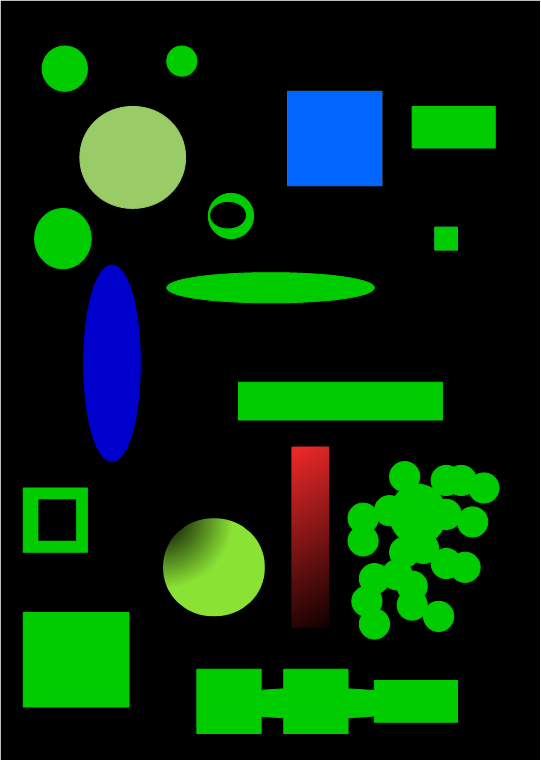
#> input picture detect_blob.png, 541 x 760 px
$ jupyter execute Object-Detection-OpenCV.ipynb
#> lines starting #> are read from the running program, lines starting #| are printed output that depends on the picture; after the words box and inside, x2 and y2 are one past the last pixel; in counts of white or black regions, pixels touching at a corner belong together; long printed decimals are rounded
# Segmentation and Binary Images

[cell 1]
import cv2
import numpy as np
import random

[cell 2]
bw = cv2.imread('detect_blob.png', 0) #load a b/w image
#> bw: shape (760, 541); min 0, max 255, mean 38.9
height, width = bw.shape[0:2]
#> height = 760; width = 541
cv2.imshow("Original BW", bw)

binary = np.zeros([height, width,1], 'uint8')

#setting a threshold

thresh = 85

for row in range(0,height):
    for col in range(0, width):
        if bw[row][col] >thresh:
            binary[row][col]=255
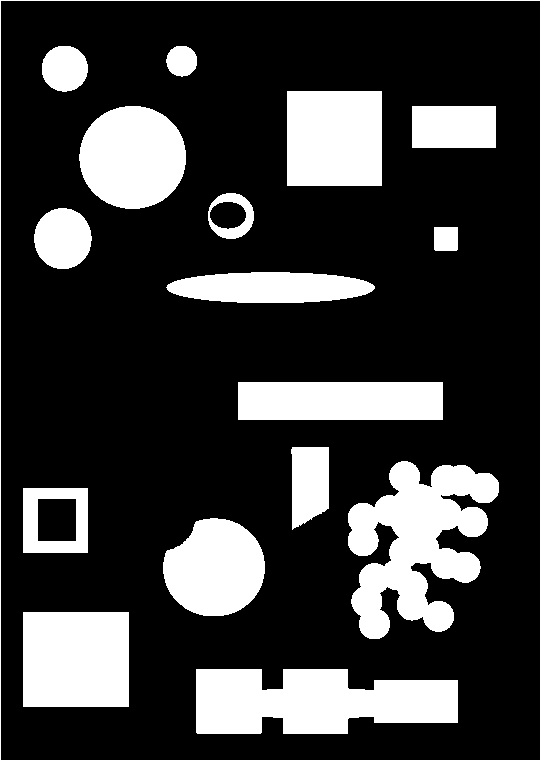
#> binary: shape (760, 541, 1); 23% white; 17 white regions, largest, box (x1, y1, x2, y2) and area: (348, 461, 499, 639) 14998, (196, 669, 458, 734) 13450, (23, 612, 129, 707) 10070

cv2.imshow("Slow Binary", binary)

ret, thresh = cv2.threshold(bw, thresh, 255, cv2.THRESH_BINARY)
#> ret = 85
cv2.imshow("CV Thershold", thresh)


cv2.waitKey(0)
cv2.destroyAllWindows()

# Adaptive Thesholding

[cell 3]
import cv2
import numpy as np

img = cv2.imread('sudoku.png',0)
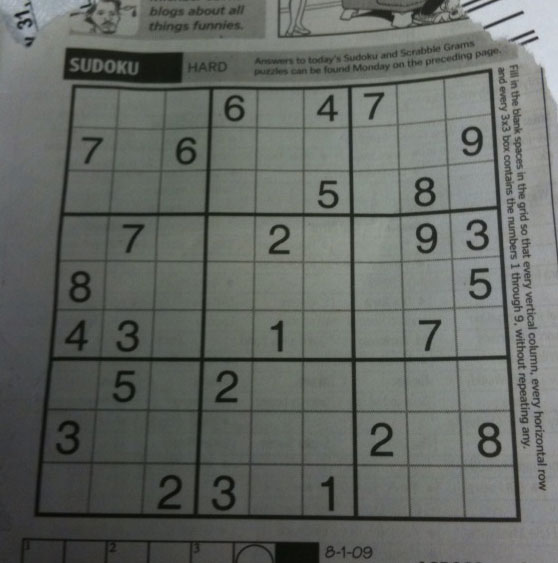
#> input picture sudoku.png, 558 x 563 px
#> img: shape (563, 558); min 7, max 218, mean 101.8


cv2.imshow("Original", img)

ret, thresh_basic = cv2.threshold(img, 70, 255,cv2.THRESH_BINARY)
#> thresh_basic: shape (563, 558); 81.3% white; 454 black regions (387 under 20 px), largest, box (x1, y1, x2, y2) and area: (0, 69, 521, 563) 44389, (63, 48, 184, 84) 3115, (111, 370, 137, 404) 517
cv2.imshow("Basic Binary", thresh_basic)

thresh_adapt = cv2.adaptiveThreshold(img, 255, cv2.ADAPTIVE_THRESH_GAUSSIAN_C, cv2.THRESH_BINARY, 115, 1)
#> thresh_adapt: shape (563, 558); 74.7% white; 605 black regions (499 under 20 px), largest, box (x1, y1, x2, y2) and area: (32, 68, 522, 524) 36255, (188, 10, 558, 276) 9397, (62, 47, 184, 83) 3206
cv2.imshow("Adaptive Threshold", thresh_adapt)


cv2.waitKey(0)
cv2.destroyAllWindows()

# Skin Detection

[cell 4]
abc = np.array([[[2,5,6], [7,8,9]], [[9,7,0], [100,500,789]]])
xyz = np.array([2,5,6])

# print(abc.shape)
# print(abc[0][0], abc[1][0], abc[2][0])
# print(type(abc[:,0]))
print(abc[:,:,0])

[cell 5]
img = cv2.imread("faces.jpeg", 1)
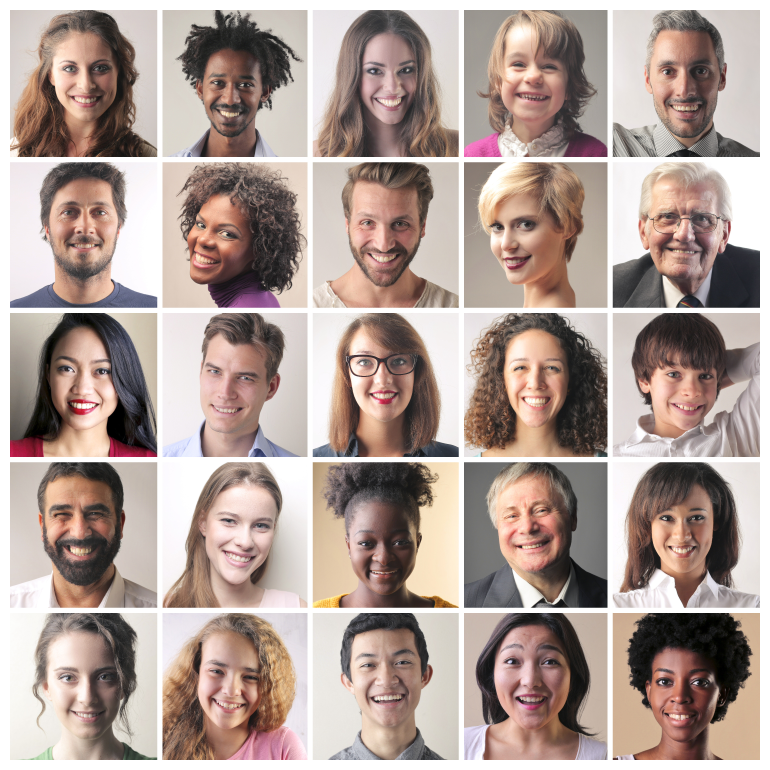
#> input picture faces.jpeg, 3080 x 3080 px (shown at 1/4 size)
#> img is the input picture: shape (3080, 3080, 3); mean B, G, R 150.4, 157.5, 175.1
hsv = cv2.cvtColor(img, cv2.COLOR_BGR2HSV)
#> hsv: shape (3080, 3080, 3); mean H, S, V 31.4, 43.7, 175.6

# print(type(hsv), hsv.shape)
h = hsv[:,:,0]
s = hsv[:,:,1]
v = hsv[:,:,2]

hsv_split = np.concatenate((h,s,v), axis=1)
cv2.imshow("Split HSV", hsv_split)

ret, min_sat = cv2.threshold(s,40, 255, cv2.THRESH_BINARY)
#> min_sat: shape (3080, 3080); 44.9% white; 11686 white regions (11020 under 20 px), largest, box (x1, y1, x2, y2) and area: (2451, 2452, 3040, 3040) 278465, (1251, 1849, 1835, 2431) 264208, (650, 2452, 1205, 3040) 257180
cv2.imshow("Sat Filter", min_sat)


ret, max_hue = cv2.threshold(h, 15, 255, cv2.THRESH_BINARY_INV)
#> max_hue: shape (3080, 3080); 70.2% white; 34267 black regions (31185 under 20 px), largest, box (x1, y1, x2, y2) and area: (1248, 2448, 1840, 3040) 196024, (648, 40, 1232, 632) 191670, (40, 648, 632, 1232) 169025
cv2.imshow("Hue Filter", max_hue)

final = cv2.bitwise_and(min_sat,max_hue)
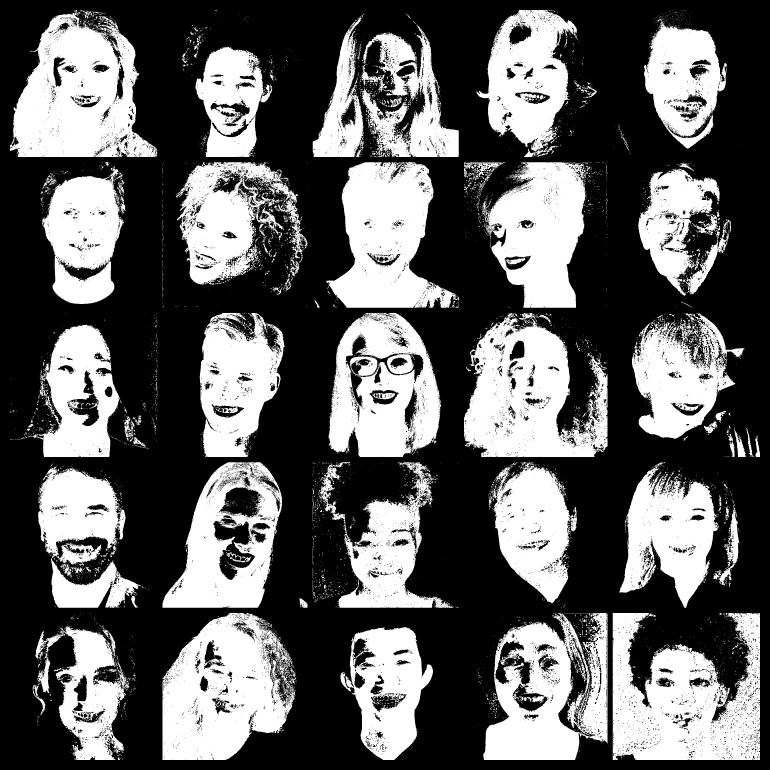
#> final: shape (3080, 3080) (shown at 1/4 size); 37.8% white; 11487 white regions (10746 under 20 px), largest, box (x1, y1, x2, y2) and area: (2451, 2452, 3040, 3040) 230051, (40, 40, 629, 628) 213394, (650, 2452, 1182, 3040) 210330
cv2.imshow("Final", final)
cv2.imshow("Original", img)

cv2.waitKey(0)
cv2.destroyAllWindows()

# Contours

## Area, Perimeter, Center and Curvature

[cell 6]
img = cv2.imread('detect_blob.png', 1)
#> img is the input picture: shape (760, 541, 3); mean B, G, R 14.5, 44, 8.8
gray = cv2.cvtColor(img, cv2.COLOR_RGB2GRAY)

thresh = cv2.adaptiveThreshold(gray, 255, cv2.ADAPTIVE_THRESH_GAUSSIAN_C, cv2.THRESH_BINARY, 115, 1)
#> thresh: shape (760, 541); 29.8% white; 25 white regions

cv2.imshow("Binary", thresh)

#Contours command
#contours - actual list of individual contours, hierarchy - parent-child relationship of contours
contours, hierarchy = cv2.findContours(thresh, cv2.RETR_TREE, cv2.CHAIN_APPROX_SIMPLE)
#> contours = 27 contours, 1 with area under 20; largest, box (x1, y1, x2, y2) and area: (347, 461, 500, 640) 14515, (196, 669, 458, 734) 13092, (23, 612, 130, 708) 10070, (287, 91, 383, 186) 8868, (83, 264, 141, 462) 8829

img2 = img.copy() #deep copy
index = -1
thickness = 4
color = (255, 0, 255)

objects = np.zeros([img.shape[0], img.shape[1], 3], 'uint8')
for c in contours:
    cv2.drawContours(objects, [c], -1, color, -1)
    #getting information (area in pixel square)
    #True means arc is a closed contour
    area = cv2.contourArea(c)
    perimeter = cv2.arcLength(c, True)

    #Image moments help you to calculate some features like center of mass of the object, area of the object etc.
    #4 is the radius and (0,0,255) is for red color and -1 is to fill the circle
    M = cv2.moments(c)
    cx = int(M['m10']/M['m00'])
    cy = int(M['m01']/M['m00'])
    cv2.circle(objects, (cx,cy), 4, (0,0,255), -1)

    print("Area: {}, perimeter: {}".format(area, perimeter))
#> this loop made 27 passes
#> (area, perimeter, cx, cy) on passes 1, 2, 3, 4, 5, 7, 8, 9, 10, 11, 12, 13: (86.5, 45.56, 482, 755), (959.5, 251.8, 118, 754), (13091.5, 754, 314, 701), (10069.5, 401.4, 75, 659), (7780, 329.2, 213, 566), (1672, 160.5, 56, 519), (14515, 1225.8, 416, 542), (6357, 446.9, 309, 532), (7718, 484.8, 340, 400), (4592.5, 502, 188, 439), (5014, 357.3, 452, 319), (5019, 444.4, 270, 287)
#> (c, area, perimeter, cx, cy) on pass 6: ([[23, 487], [23, 552], [87, 552], [87, 487]], 4160, 258, 55, 519)
#| Area: 86.5, perimeter: 45.556
#| Area: 959.5, perimeter: 251.841
#| Area: 13091.5, perimeter: 754.042
#| Area: 10069.5, perimeter: 401.414
#| Area: 7780.0, perimeter: 329.220
#| Area: 4160.0, perimeter: 258.0
#| Area: 1672.0, perimeter: 160.485
#| Area: 14515.0, perimeter: 1225.769
#> (further printed lines are left out)

cv2.imshow("Contours", objects)

# cv2.drawContours(img, contours, index, color, thickness)
# cv2.imshow("Contours", img2)

cv2.waitKey(0)
cv2.destroyAllWindows()

# Canny Edge Detection

[cell 7]
img = cv2.imread("tomatoes.jpg", 1)
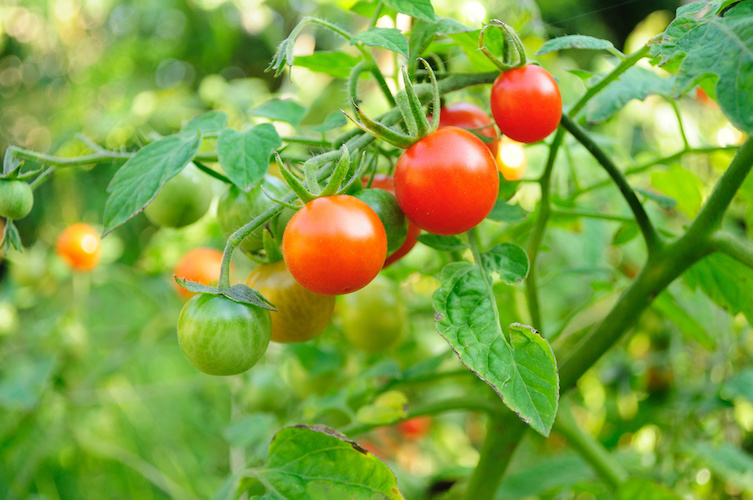
#> input picture tomatoes.jpg, 753 x 500 px
#> img is the input picture: shape (500, 753, 3); mean B, G, R 64.5, 161.1, 127.4

# Performing a threshold on the image,
hsv = cv2.cvtColor(img, cv2.COLOR_BGR2HSV)
#> hsv: shape (500, 753, 3); mean H, S, V 42.7, 166.4, 171.1
res, thresh = cv2.threshold(hsv[:,:,0], 25, 255, cv2.THRESH_BINARY_INV)
#> thresh: shape (500, 753); 9% white; 172 white regions (148 under 20 px), largest, box (x1, y1, x2, y2) and area: (257, 64, 562, 340) 26468, (357, 416, 430, 472) 1984, (55, 223, 100, 273) 1652
cv2.imshow("Thresh", thresh)

#This method could not help us to identify the the tomatoes separately,
#canny edge can help us here to get the more detailed information

edges = cv2.Canny(img, 100, 70)
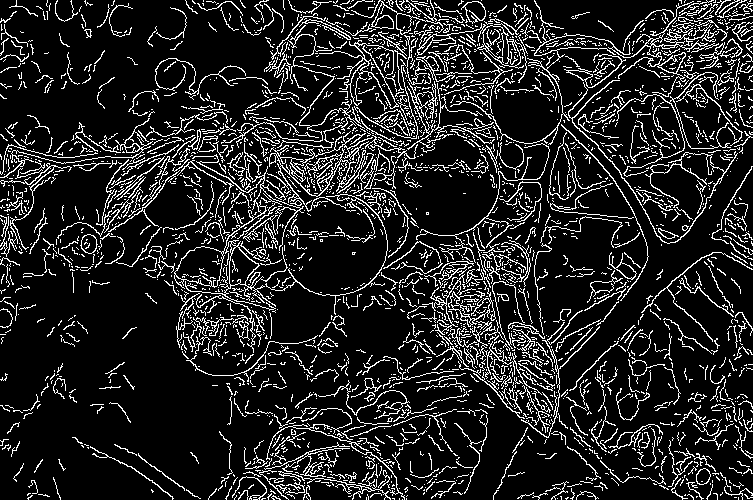
#> edges: shape (500, 753); 14% white in thin lines or dots
cv2.imshow("Canny", edges)

cv2.waitKey(0)
cv2.destroyAllWindows()

# Assign Object IDs and Attributes

Identify all objects in the image, segment them out, draw them on a blank image, and print the perimeter and area.
Only draw large objects (area of greater than 1,000 px2).
Each object should be drawn with its own color(it doesn't need to match the source image color).

[cell 8]
img = cv2.imread("images/fuzzy.png", 1)
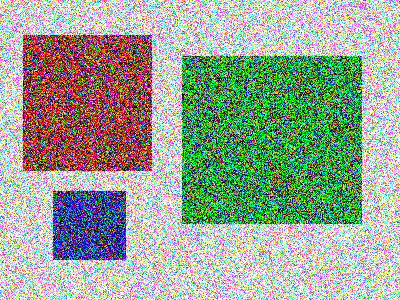
#> input picture images/fuzzy.png, 400 x 300 px
#> img is the input picture: shape (300, 400, 3); mean B, G, R 150, 164.4, 153.8
cv2.imshow("Original", img)

gray = cv2.cvtColor(img, cv2.COLOR_BGR2GRAY)
#> gray: shape (300, 400)
blur = cv2.GaussianBlur(gray, (3,3), 0)
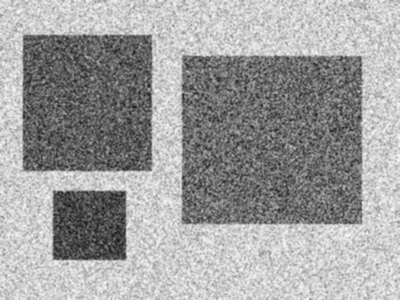
#> blur: shape (300, 400); min 25, max 251, mean 159.6

#we choose inverse because foreground of the image is white
thresh = cv2.adaptiveThreshold(blur, 255, cv2.ADAPTIVE_THRESH_GAUSSIAN_C, cv2.THRESH_BINARY_INV, 205, 1)
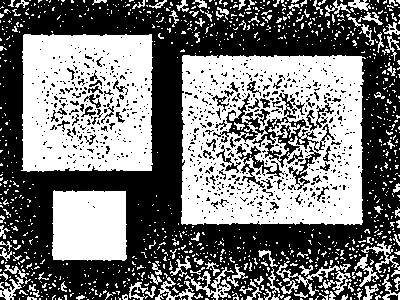
#> thresh: shape (300, 400); 46.5% white; 1080 white regions (980 under 20 px)
cv2.imshow("Binary", thresh)


contours, _ = cv2.findContours(thresh, cv2.RETR_TREE, cv2.CHAIN_APPROX_SIMPLE)
#> contours = 2054 contours, 1879 with area under 20; largest, box (x1, y1, x2, y2) and area: (181, 55, 366, 225) 29882, (21, 34, 153, 172) 17250, (52, 190, 127, 261) 4926, (251, 116, 320, 169) 1038, (220, 92, 259, 143) 606
print(len(contours))
#| 2054

# Ensure we only draw large contours

filtered = []

for c in contours:
    if cv2.contourArea(c) < 1000:
        continue
    filtered.append(c)
#> this loop made 2054 passes
#> c on passes 1 to 3: [[292, 299]], [[226, 299]], [[222, 299]]
#> after the loop, filtered = 4 contours; box (x1, y1, x2, y2) and area: (181, 55, 366, 225) 29882, (21, 34, 153, 172) 17250, (52, 190, 127, 261) 4926, (251, 116, 320, 169) 1038

print(len(filtered))
#| 4

# drwaing contours
objects = np.zeros([img.shape[0], img.shape[1], 3], 'uint8')
for c in filtered:
    col = (random.randint(0,255), random.randint(0,255), random.randint(0,255))
    cv2.drawContours(objects, [c], -1, col, -1)
    area = cv2.contourArea(c)
    perimeter = cv2.arcLength(c, True)
    print("Area: {}, perimeter: {}".format(area, perimeter))
#> this loop made 4 passes
#> (col, area, perimeter) on passes 1 to 4: ((197, 215, 20), 4926, 298.2), ((132, 248, 207), 29882, 795.4), ((155, 244, 183), 1038, 645.1), ((111, 71, 144), 17250, 585.1)
#| Area: 4926.0, perimeter: 298.225
#| Area: 29882.0, perimeter: 795.387
#| Area: 1038.0, perimeter: 645.068
#| Area: 17250.0, perimeter: 585.078
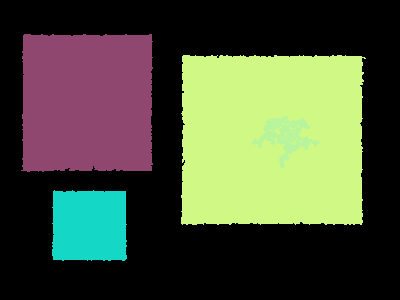
#> objects: shape (300, 400, 3); mean of channels 0, 1, 2 58, 81.9, 73.8; drawn as B, G, R


cv2.imshow("Contours", objects)
cv2.waitKey(0)
cv2.destroyAllWindows()
